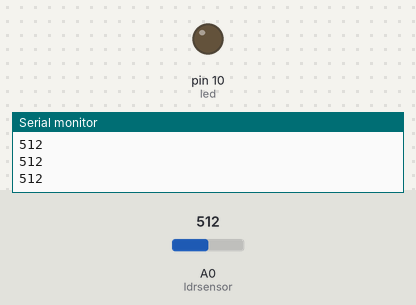
Recording of a sketch running on a simulated Arduino Uno, built with avr-gcc and run on an emulated ATmega328P. Shown: output pins drawn as LEDs (lit = HIGH), the last lines printed to the serial monitor. The test bench sets the inputs (shaded band); at power-on: A0 (ldrsensor) = 512.

Above: at 1.2 s.
1.3 s: A0 (ldrsensor) set to 490
At 2.5 s:
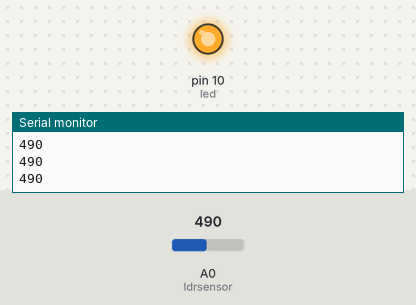
2.8 s: A0 (ldrsensor) set to 510
At 3.9 s:
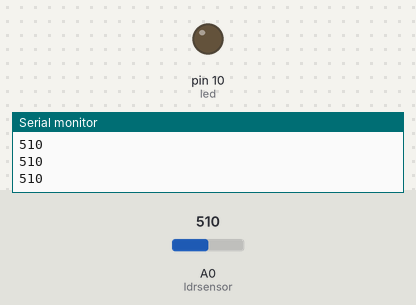
4.3 s: A0 (ldrsensor) set to 306
At 4.9 s:
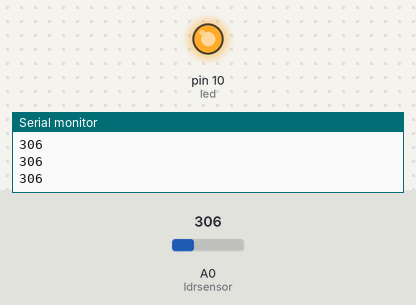
Timing chart, 0 to 7.3 s (numbered marks = the images above; inputs shaded):
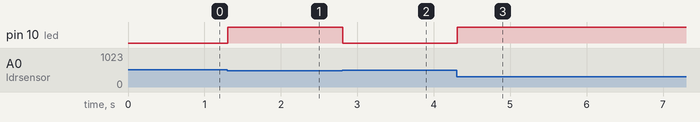

The sketch:

lab71.ino
```cpp
int led = 10;
int ldrsensor = A0;
int  ldrvalue = 0;

void setup(){
  pinMode(led, OUTPUT);
  pinMode(ldrsensor, INPUT);
  Serial.begin(9600);
}

void loop(){
  ldrvalue = analogRead(ldrsensor);
  Serial.println(ldrvalue);

  if ((ldrvalue) < 500 ){
  	digitalWrite(led, HIGH);
  }
   else{
     digitalWrite(led, LOW);
   }
}
```

Measured:
- the behaviour switches between 500 and 499 on A0 (ldrsensor) (found by bisection; images 0 and 1)
- after the input at 1.3 s, pin 10 (led): LOW → HIGH at once
- after the input at 2.8 s, pin 10 (led): HIGH → LOW at once
- after the input at 4.3 s, pin 10 (led): LOW → HIGH at once
